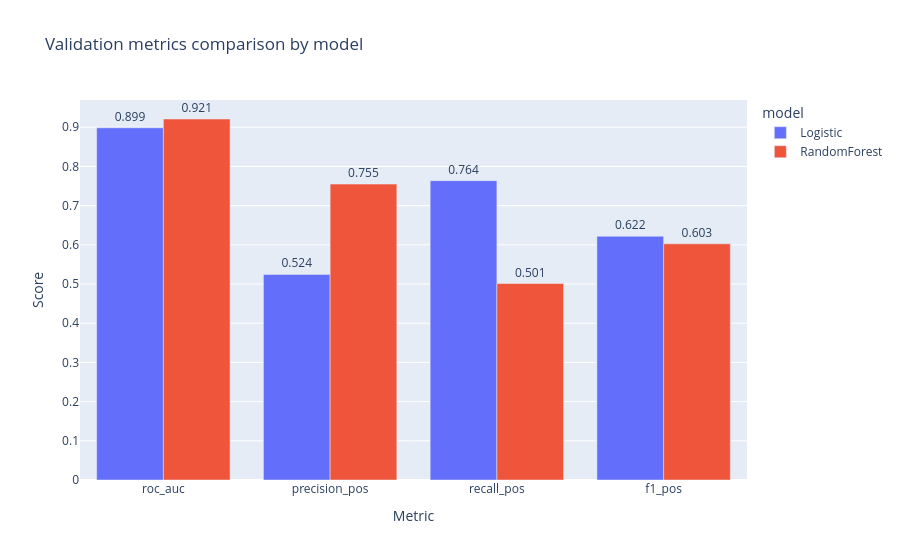

Notebook cell for this chart:
### Markdown cell above
## 4.9 Metrics Comparison Plot

### Code cell
fig = px.bar(
    metrics_val_melt,
    x = "metric",
    y = "value",
    color = "model",
    barmode = "group",
    text = "value",
    title = "Validation metrics comparison by model"
)
fig.update_traces(texttemplate = "%{text:.3f}", textposition = "outside")
fig.update_xaxes(title_text = "Metric")
fig.update_yaxes(title_text = "Score")
fig.show()

### Figure 1 — Plotly figure (JSON) as saved in the notebook; plotly's stock layout.template omitted (floating-point values rounded to 4 significant figures)
{"data": [{"alignmentgroup": "True", "hovertemplate": "model=Logistic<br>metric=%{x}<br>value=%{text}<extra></extra>", "legendgroup": "Logistic", "marker": {"color": "#636efa", "pattern": {"shape": ""}}, "name": "Logistic", "offsetgroup": "Logistic", "orientation": "v", "showlegend": true, "text": [0.8986, 0.5243, 0.7638, 0.6218], "textposition": "outside", "texttemplate": "%{text:.3f}", "type": "bar", "x": ["roc_auc", "precision_pos", "recall_pos", "f1_pos"], "xaxis": "x", "y": [0.8986, 0.5243, 0.7638, 0.6218], "yaxis": "y"}, {"alignmentgroup": "True", "hovertemplate": "model=RandomForest<br>metric=%{x}<br>value=%{text}<extra></extra>", "legendgroup": "RandomForest", "marker": {"color": "#EF553B", "pattern": {"shape": ""}}, "name": "RandomForest", "offsetgroup": "RandomForest", "orientation": "v", "showlegend": true, "text": [0.9211, 0.7549, 0.5013, 0.6025], "textposition": "outside", "texttemplate": "%{text:.3f}", "type": "bar", "x": ["roc_auc", "precision_pos", "recall_pos", "f1_pos"], "xaxis": "x", "y": [0.9211, 0.7549, 0.5013, 0.6025], "yaxis": "y"}], "layout": {"barmode": "group", "legend": {"title": {"text": "model"}, "tracegroupgap": 0}, "title": {"text": "Validation metrics comparison by model"}, "xaxis": {"anchor": "y", "domain": [0, 1], "title": {"text": "Metric"}}, "yaxis": {"anchor": "x", "domain": [0, 1], "title": {"text": "Score"}}}}
